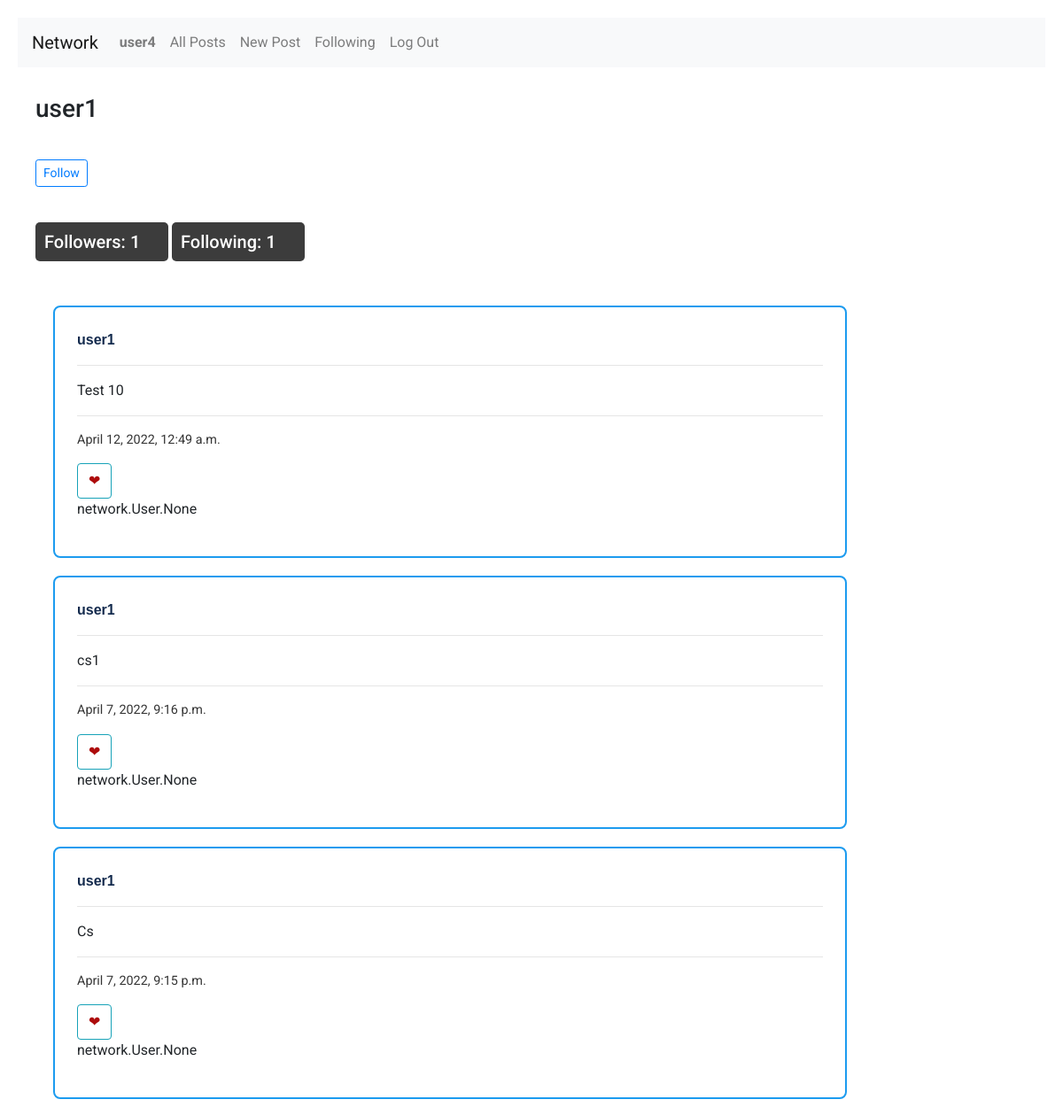
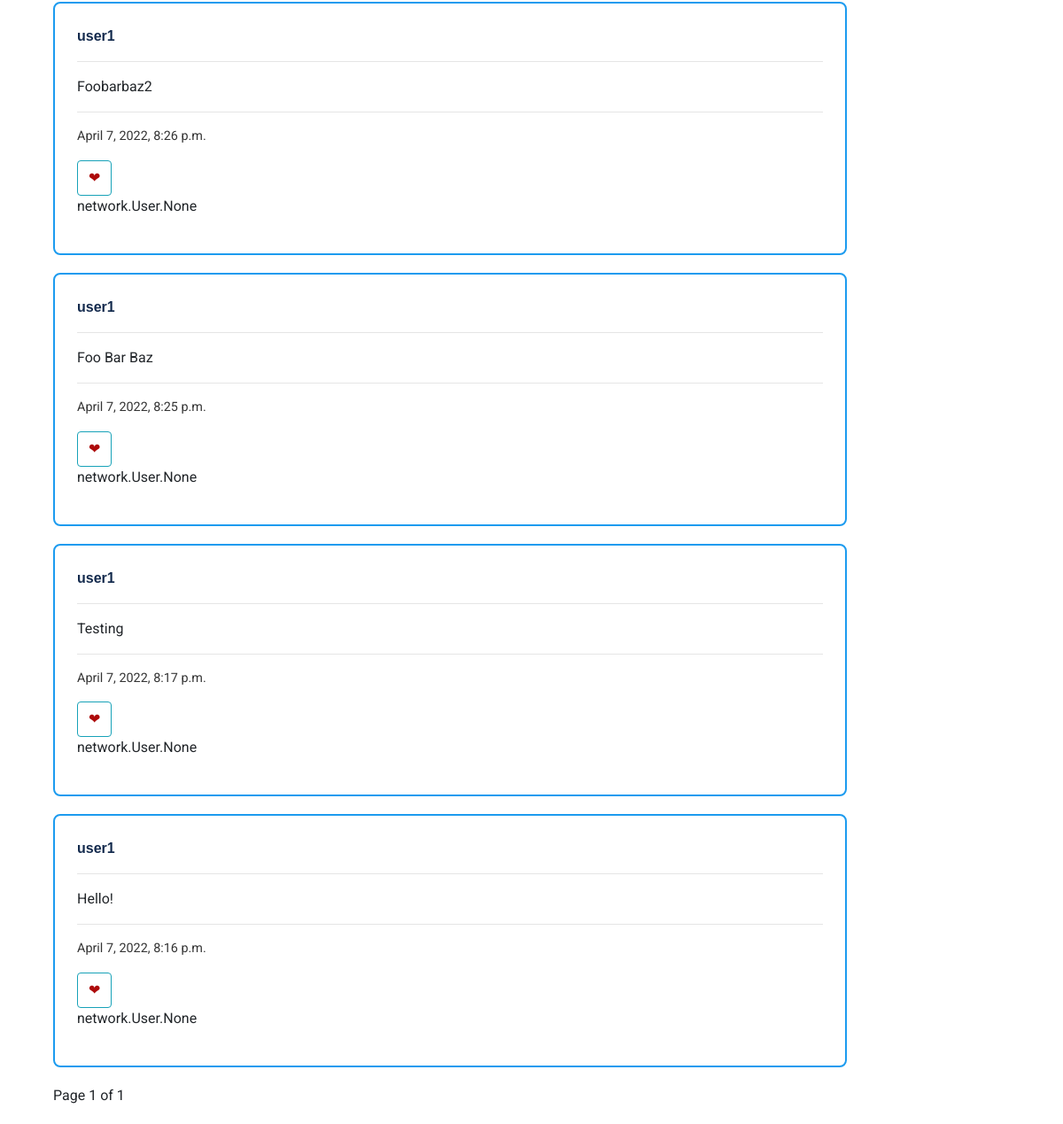
The page /user_page/1 (signed in) on the database its author committed (2 pictures, top to bottom).
### network/models.py (models this page shows)
class User(AbstractUser):
    following = models.ManyToManyField("User", related_name="followers")

class NewPost(models.Model):
    post = models.TextField(max_length=128)
    author = models.ForeignKey(User, on_delete=models.CASCADE, related_name="posts")
    timestamp = models.DateTimeField(auto_now_add=True)
    likes = models.ManyToManyField(User, related_name="posts_liked")
    class Meta:
        ordering = ['-timestamp',]

### network/views.py (the view)
# urls.py: path("user_page/<int:user_id>", views.user_page, name="user_page"),
def user_page(request, user_id):
    view_user = User.objects.get(id=user_id) # gets the user
    posts = NewPost.objects.filter(author=user_id)
    paginator = Paginator(posts, 10)
    page_number = request.GET.get('page')
    page_obj = paginator.get_page(page_number)
    return render(request, "network/user_page.html", {
        "page_obj": page_obj,
        "view_user": view_user,   # provides the username for the profile
        "followers": view_user.followers.all().count(), # provides the number of followers
        "following": view_user.following.all().count(), # provides the number users followed
        "follower_list": view_user.followers.all() # provides the list of followers (to check is the current user is already following)
    })

### network/templates/network/user_page.html (shortened to what this page needs)
{% extends "network/layout.html" %}
{% block body %}
    <main>
        <h3>{{view_user.username}}</h3>
        {% if user.is_authenticated %}
            {% if view_user.id != request.user.id %}
                {% if request.user not in follower_list %}
                    <form action="{% url 'follow' view_user.id%}" method = "POST">
                        <input  value = "Follow" type = "submit" name = "add_follow" class="btn btn-sm btn-outline-primary" ></input>
                    </form>
                {% elif request.user%}
                    <form action="{% url 'unfollow' view_user.id%}" method = "POST">
                        {% csrf_token %}
                        <input value = "Unfollow" type = "submit" name = "undo_follow" class="btn btn-sm btn-outline-primary" ></button>
                    </form>
                {% endif %}
            {% endif %}
            <h5 id = "follow">Followers: {{followers}}</h5>
            <h5 id = "follow">Following: {{following}}</h5>
            {% for post in page_obj %}
            <div class = "posts">
                <a href= {% url 'user_page' post.author.id %}><p class = "post_user">{{post.author}}</p></a>
                <hr>
                <p class = "post_text">{{post.post}}</p>
                <hr>
                <p class = "post_time">{{post.timestamp}}</p>
                <div class = "like_block">
                    <button type="button" class="btn btn-outline-info" id = "like"><p class = "heart">&#10084;</p></button>
                    <p class = "post_likes"> {{post.likes}}</p>
                </div>
            </div>
        {% endfor %}
        <div class="pagination">
            <span class="step-links">
                <span class="current">
                    Page {{ page_obj.number }} of {{ page_obj.paginator.num_pages }}
                </span>
            </span>
        </div>
    {% endif %}
    </main>
{% endblock %}

### network/templates/network/layout.html (shortened to what this page needs)
{% load static %}
<!DOCTYPE html>
<html lang="en">
    <head>
        <link rel="stylesheet" href="https://stackpath.bootstrapcdn.com/bootstrap/4.4.1/css/bootstrap.min.css">
        <link href="{% static 'network/styles.css' %}" rel="stylesheet">
    </head>
    <body>
        <nav class="navbar navbar-expand-lg navbar-light bg-light">
            <a class="navbar-brand" href="{% url 'index' %}">Network</a>
            <div>
              <ul class="navbar-nav mr-auto">
                {% if user.is_authenticated %}
                    <li class="nav-item">
                        <a class="nav-link" href="{% url 'user_page' request.user.id %}"><strong>{{ user.username }}</strong></a>
                    </li>
                {% endif %}
                {% if user.is_authenticated %}
                    <li class="nav-item">
                        <a class="nav-link" href="{% url 'all_posts' %}">All Posts</a>
                    </li>
                    <li class="nav-item">
                        <a class="nav-link" href="{% url 'new_posts' %}">New Post</a>
                    </li>
                    <li class="nav-item">
                        <a class="nav-link" href="{% url 'follow_page' request.user.id %}">Following</strong></a>
                    </li>
                    <li class="nav-item">
                        <a class="nav-link" href="{% url 'logout' %}">Log Out</a>
                    </li>
                {% endif %}
              </ul>
            </div>
          </nav>
        <div class="body">
            {% block body %}
            {% endblock %}
        </div>
    </body>
</html>

### network/static/network/styles.css (style rules this page uses)
body { margin: 20px; font-family: 'Roboto', sans-serif; }
nav { margin-bottom: 20px; }
main { margin: 20px; }
h3 { margin-top: 30px; margin-bottom: 30px; }
h5 { margin-top: 30px; margin-bottom: 30px; }
input { display: block; margin-bottom: 10px; margin-top: 10px; }
.posts { border: 2px solid rgba(28, 155, 239); border-radius: 8px; margin: 20px; padding: 25px; width: 80%; transition: 0.1s; }
.post_user { font-weight: bold; color: rgb(19, 42, 77); font-family: sans-serif; }
.post_time { font-size: 90%; color: rgb(52, 52, 52) }
#follow { background-color: rgb(39, 39, 39); color: white; width: 150px; padding: 10px; border-radius: 5px; display: inline-block; opacity: 90%; }
#like { height: 40px; margin-right: 20px; }
.heart { color: rgb(173, 11, 11); display: inline; }
.pagination { margin-left: 20px; }

### rows shown on the page
User: username "user4"
User: username "user1"
NewPost: author "user1", post "Test 10", timestamp "April 12, 2022, 12:49 a.m.", likes "network.User.None"
NewPost: author "user1", post "cs1", timestamp "April 7, 2022, 9:16 p.m.", likes "network.User.None"
NewPost: author "user1", post "Cs", timestamp "April 7, 2022, 9:15 p.m.", likes "network.User.None"
NewPost: author "user1", post "Foobarbaz2", timestamp "April 7, 2022, 8:26 p.m.", likes "network.User.None"
NewPost: author "user1", post "Foo Bar Baz", timestamp "April 7, 2022, 8:25 p.m.", likes "network.User.None"
NewPost: author "user1", post "Testing", timestamp "April 7, 2022, 8:17 p.m.", likes "network.User.None"
NewPost: author "user1", post "Hello!", timestamp "April 7, 2022, 8:16 p.m.", likes "network.User.None"

### other values the page prints
{{ followers }} "1"
{{ following }} "1"
{{ page_obj.number }} "1"
{{ page_obj.paginator.num_pages }} "1"
